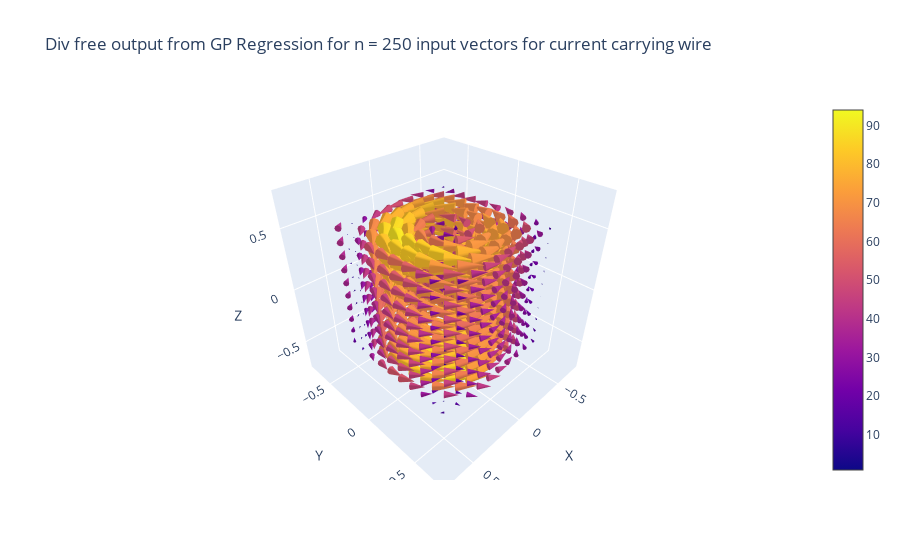

Write notebook code for a chart like this one.
### Code cell
given_samples_wire = sampled_outputs_wire[0].shape[0]
plotter(outputs_wire_div_free, 
        title = f'Div free output from GP Regression for n = {given_samples_wire} input vectors for current carrying wire')

### Figure 1 — Plotly figure (JSON) as saved in the notebook; plotly's stock layout.template omitted (floating-point values rounded to 4 significant figures; data arrays with more than 128 entries replaced by an {"elided": "..."} marker saying what was removed)
{"data": [{"anchor": "tail", "sizemode": "scaled", "sizeref": 2, "type": "cone", "u": {"elided": "1000 float values"}, "v": {"elided": "1000 float values"}, "w": {"elided": "1000 float values"}, "x": {"elided": "1000 float values"}, "y": {"elided": "1000 float values"}, "z": {"elided": "1000 float values"}}], "layout": {"scene": {"xaxis": {"title": {"text": "X"}}, "yaxis": {"title": {"text": "Y"}}, "zaxis": {"title": {"text": "Z"}}}, "title": {"text": "Div free output from GP Regression for n = 250 input vectors for current carrying wire"}}}
